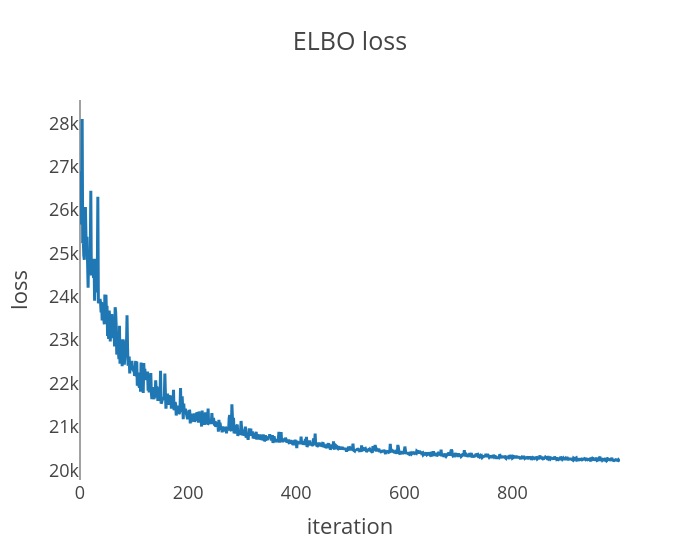
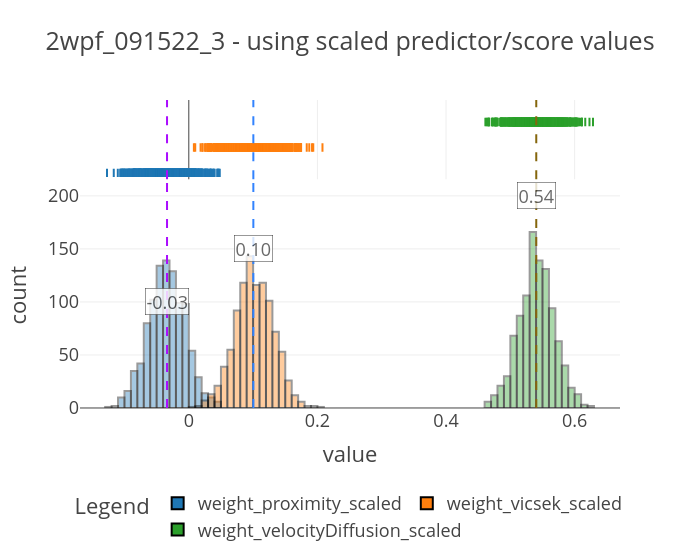
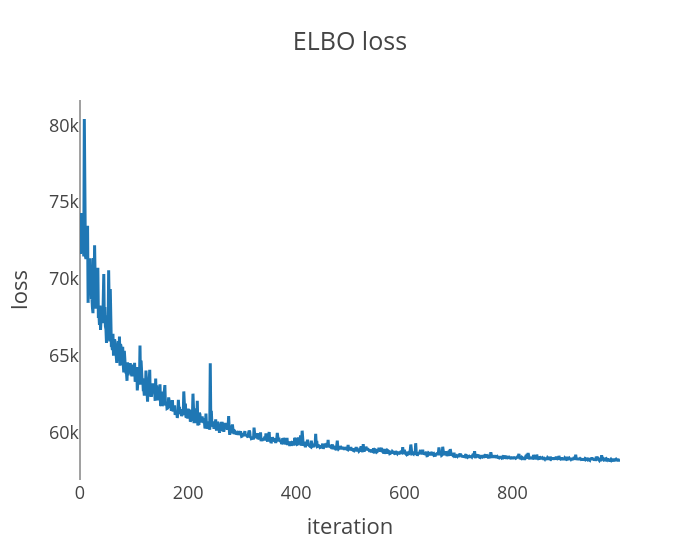
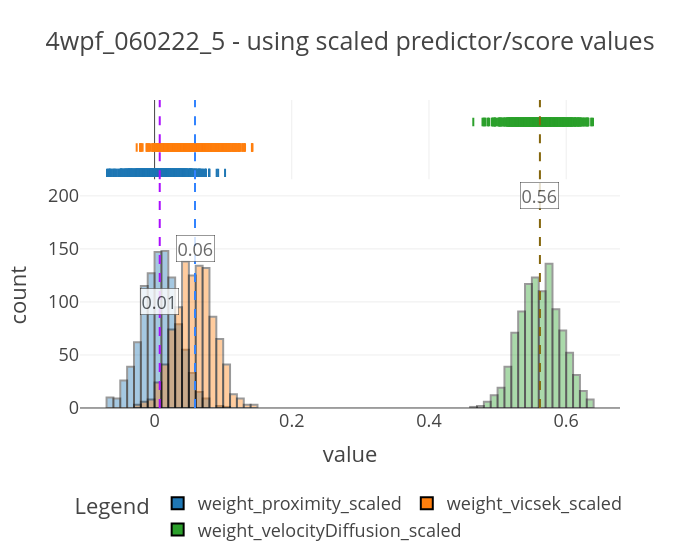

Notebook source saved alongside these figures, in order:
### Code cell
for exp in exp_names:
    print("-"*50)
    print(f"Starting inference : {exp}")
    print("-"*50)
    predictors, score = get_tensors_for_inference(
        exp_wise_derivedDF[exp], predictor_names=predictor_names, score_names=score_names
    )
    plot_density(predictors, score, exp)
    
    model = FishModel(predictors, score)
    guide, samples = run_svi_and_get_samples(
        model, predictors, score, verbose=True, num_samples=1000, num_svi_iters=1000
    )
    ft.plot_coefs(samples, f"{exp} - using scaled predictor/score values", nbins=100)

    evaluate_performance(
        model, guide, predictors, score, num_samples=100, sampling_fraction=0.5
    )

    #save samples to dict
    coefficients_scaled[exp] = samples

### Figure 1 — Plotly figure (JSON) as saved in the notebook; plotly's stock layout.template omitted (floating-point values rounded to 4 significant figures; data arrays with more than 128 entries replaced by an {"elided": "..."} marker saying what was removed)
{"data": [{"hovertemplate": "x=%{x}<br>y=%{y}<extra></extra>", "legendgroup": "", "line": {"color": "#1F77B4", "dash": "solid"}, "marker": {"symbol": "circle"}, "mode": "lines", "name": "", "orientation": "v", "showlegend": false, "type": "scatter", "x": {"elided": "1000 int values"}, "xaxis": "x", "y": {"elided": "1000 float values"}, "yaxis": "y"}], "layout": {"legend": {"tracegroupgap": 0}, "title": {"text": "ELBO loss"}, "width": 700, "xaxis": {"anchor": "y", "domain": [0, 1], "showgrid": false, "title": {"text": "iteration"}}, "yaxis": {"anchor": "x", "domain": [0, 1], "showgrid": false, "title": {"text": "loss"}}}}

### Figure 2 — Plotly figure (JSON) as saved in the notebook; plotly's stock layout.template omitted (floating-point values rounded to 4 significant figures; data arrays with more than 128 entries replaced by an {"elided": "..."} marker saying what was removed)
{"data": [{"alignmentgroup": "True", "bingroup": "x", "hovertemplate": "coefficient=weight_proximity_scaled<br>value=%{x}<br>count=%{y}<extra></extra>", "legendgroup": "weight_proximity_scaled", "marker": {"color": "#1F77B4", "line": {"color": "Black", "width": 2}, "opacity": 0.4, "pattern": {"shape": ""}}, "name": "weight_proximity_scaled", "nbinsx": 100, "offsetgroup": "weight_proximity_scaled", "orientation": "v", "showlegend": true, "type": "histogram", "x": {"elided": "1000 float values"}, "xaxis": "x", "yaxis": "y"}, {"alignmentgroup": "True", "boxpoints": "all", "fillcolor": "rgba(255,255,255,0)", "hoveron": "points", "hovertemplate": "coefficient=weight_proximity_scaled<br>value=%{x}<extra></extra>", "jitter": 0, "legendgroup": "weight_proximity_scaled", "line": {"color": "rgba(255,255,255,0)"}, "marker": {"color": "#1F77B4", "line": {"color": "Black", "width": 2}, "symbol": "line-ns-open"}, "name": "weight_proximity_scaled", "offsetgroup": "weight_proximity_scaled", "showlegend": false, "type": "box", "x": {"elided": "1000 float values"}, "xaxis": "x2", "yaxis": "y2"}, {"alignmentgroup": "True", "bingroup": "x", "hovertemplate": "coefficient=weight_vicsek_scaled<br>value=%{x}<br>count=%{y}<extra></extra>", "legendgroup": "weight_vicsek_scaled", "marker": {"color": "#FF7F0E", "line": {"color": "Black", "width": 2}, "opacity": 0.4, "pattern": {"shape": ""}}, "name": "weight_vicsek_scaled", "nbinsx": 100, "offsetgroup": "weight_vicsek_scaled", "orientation": "v", "showlegend": true, "type": "histogram", "x": {"elided": "1000 float values"}, "xaxis": "x", "yaxis": "y"}, {"alignmentgroup": "True", "boxpoints": "all", "fillcolor": "rgba(255,255,255,0)", "hoveron": "points", "hovertemplate": "coefficient=weight_vicsek_scaled<br>value=%{x}<extra></extra>", "jitter": 0, "legendgroup": "weight_vicsek_scaled", "line": {"color": "rgba(255,255,255,0)"}, "marker": {"color": "#FF7F0E", "line": {"color": "Black", "width": 2}, "symbol": "line-ns-open"}, "name": "weight_vicsek_scaled", "offsetgroup": "weight_vicsek_scaled", "showlegend": false, "type": "box", "x": {"elided": "1000 float values"}, "xaxis": "x2", "yaxis": "y2"}, {"alignmentgroup": "True", "bingroup": "x", "hovertemplate": "coefficient=weight_velocityDiffusion_scaled<br>value=%{x}<br>count=%{y}<extra></extra>", "legendgroup": "weight_velocityDiffusion_scaled", "marker": {"color": "#2CA02C", "line": {"color": "Black", "width": 2}, "opacity": 0.4, "pattern": {"shape": ""}}, "name": "weight_velocityDiffusion_scaled", "nbinsx": 100, "offsetgroup": "weight_velocityDiffusion_scaled", "orientation": "v", "showlegend": true, "type": "histogram", "x": {"elided": "1000 float values"}, "xaxis": "x", "yaxis": "y"}, {"alignmentgroup": "True", "boxpoints": "all", "fillcolor": "rgba(255,255,255,0)", "hoveron": "points", "hovertemplate": "coefficient=weight_velocityDiffusion_scaled<br>value=%{x}<extra></extra>", "jitter": 0, "legendgroup": "weight_velocityDiffusion_scaled", "line": {"color": "rgba(255,255,255,0)"}, "marker": {"color": "#2CA02C", "line": {"color": "Black", "width": 2}, "symbol": "line-ns-open"}, "name": "weight_velocityDiffusion_scaled", "offsetgroup": "weight_velocityDiffusion_scaled", "showlegend": false, "type": "box", "x": {"elided": "1000 float values"}, "xaxis": "x2", "yaxis": "y2"}], "layout": {"annotations": [{"bgcolor": "white", "bordercolor": "black", "borderwidth": 0.5, "opacity": 0.8, "showarrow": false, "text": "-0.03", "x": -0.03384, "y": 100}, {"bgcolor": "white", "bordercolor": "black", "borderwidth": 0.5, "opacity": 0.8, "showarrow": false, "text": "0.10", "x": 0.1004, "y": 150}, {"bgcolor": "white", "bordercolor": "black", "borderwidth": 0.5, "opacity": 0.8, "showarrow": false, "text": "0.54", "x": 0.5403, "y": 200}], "barmode": "overlay", "legend": {"orientation": "h", "title": {"text": "Legend"}, "tracegroupgap": 0, "x": 0.5, "xanchor": "center", "y": -0.25, "yanchor": "top"}, "shapes": [{"line": {"color": "#AA0DFE", "dash": "dash"}, "name": "Median (-0.03384251147508621)", "type": "line", "x0": -0.03384, "x1": -0.03384, "xref": "x", "y0": 0, "y1": 1, "yref": "y domain"}, {"line": {"color": "#AA0DFE", "dash": "dash"}, "name": "Median (-0.03384251147508621)", "type": "line", "x0": -0.03384, "x1": -0.03384, "xref": "x2", "y0": 0, "y1": 1, "yref": "y2 domain"}, {"line": {"color": "#3283FE", "dash": "dash"}, "name": "Median (0.1003759354352951)", "type": "line", "x0": 0.1004, "x1": 0.1004, "xref": "x", "y0": 0, "y1": 1, "yref": "y domain"}, {"line": {"color": "#3283FE", "dash": "dash"}, "name": "Median (0.1003759354352951)", "type": "line", "x0": 0.1004, "x1": 0.1004, "xref": "x2", "y0": 0, "y1": 1, "yref": "y2 domain"}, {"line": {"color": "#85660D", "dash": "dash"}, "name": "Median (0.5402752161026001)", "type": "line", "x0": 0.5403, "x1": 0.5403, "xref": "x", "y0": 0, "y1": 1, "yref": "y domain"}, {"line": {"color": "#85660D", "dash": "dash"}, "name": "Median (0.5402752161026001)", "type": "line", "x0": 0.5403, "x1": 0.5403, "xref": "x2", "y0": 0, "y1": 1, "yref": "y2 domain"}], "title": {"text": "2wpf_091522_3 - using scaled predictor/score values"}, "width": 700, "xaxis": {"anchor": "y", "domain": [0, 1], "title": {"text": "value"}}, "xaxis2": {"anchor": "y2", "domain": [0, 1], "matches": "x", "showgrid": true, "showticklabels": false}, "yaxis": {"anchor": "x", "domain": [0, 0.7326], "title": {"text": "count"}}, "yaxis2": {"anchor": "x2", "domain": [0.7426, 1], "matches": "y2", "showgrid": false, "showline": false, "showticklabels": false, "ticks": ""}}}

### Figure 3 — Plotly figure (JSON) as saved in the notebook; plotly's stock layout.template omitted (floating-point values rounded to 4 significant figures; data arrays with more than 128 entries replaced by an {"elided": "..."} marker saying what was removed)
{"data": [{"hovertemplate": "x=%{x}<br>y=%{y}<extra></extra>", "legendgroup": "", "line": {"color": "#1F77B4", "dash": "solid"}, "marker": {"symbol": "circle"}, "mode": "lines", "name": "", "orientation": "v", "showlegend": false, "type": "scatter", "x": {"elided": "1000 int values"}, "xaxis": "x", "y": {"elided": "1000 float values"}, "yaxis": "y"}], "layout": {"legend": {"tracegroupgap": 0}, "title": {"text": "ELBO loss"}, "width": 700, "xaxis": {"anchor": "y", "domain": [0, 1], "showgrid": false, "title": {"text": "iteration"}}, "yaxis": {"anchor": "x", "domain": [0, 1], "showgrid": false, "title": {"text": "loss"}}}}

### Figure 4 — Plotly figure (JSON) as saved in the notebook; plotly's stock layout.template omitted (floating-point values rounded to 4 significant figures; data arrays with more than 128 entries replaced by an {"elided": "..."} marker saying what was removed)
{"data": [{"alignmentgroup": "True", "bingroup": "x", "hovertemplate": "coefficient=weight_proximity_scaled<br>value=%{x}<br>count=%{y}<extra></extra>", "legendgroup": "weight_proximity_scaled", "marker": {"color": "#1F77B4", "line": {"color": "Black", "width": 2}, "opacity": 0.4, "pattern": {"shape": ""}}, "name": "weight_proximity_scaled", "nbinsx": 100, "offsetgroup": "weight_proximity_scaled", "orientation": "v", "showlegend": true, "type": "histogram", "x": {"elided": "1000 float values"}, "xaxis": "x", "yaxis": "y"}, {"alignmentgroup": "True", "boxpoints": "all", "fillcolor": "rgba(255,255,255,0)", "hoveron": "points", "hovertemplate": "coefficient=weight_proximity_scaled<br>value=%{x}<extra></extra>", "jitter": 0, "legendgroup": "weight_proximity_scaled", "line": {"color": "rgba(255,255,255,0)"}, "marker": {"color": "#1F77B4", "line": {"color": "Black", "width": 2}, "symbol": "line-ns-open"}, "name": "weight_proximity_scaled", "offsetgroup": "weight_proximity_scaled", "showlegend": false, "type": "box", "x": {"elided": "1000 float values"}, "xaxis": "x2", "yaxis": "y2"}, {"alignmentgroup": "True", "bingroup": "x", "hovertemplate": "coefficient=weight_vicsek_scaled<br>value=%{x}<br>count=%{y}<extra></extra>", "legendgroup": "weight_vicsek_scaled", "marker": {"color": "#FF7F0E", "line": {"color": "Black", "width": 2}, "opacity": 0.4, "pattern": {"shape": ""}}, "name": "weight_vicsek_scaled", "nbinsx": 100, "offsetgroup": "weight_vicsek_scaled", "orientation": "v", "showlegend": true, "type": "histogram", "x": {"elided": "1000 float values"}, "xaxis": "x", "yaxis": "y"}, {"alignmentgroup": "True", "boxpoints": "all", "fillcolor": "rgba(255,255,255,0)", "hoveron": "points", "hovertemplate": "coefficient=weight_vicsek_scaled<br>value=%{x}<extra></extra>", "jitter": 0, "legendgroup": "weight_vicsek_scaled", "line": {"color": "rgba(255,255,255,0)"}, "marker": {"color": "#FF7F0E", "line": {"color": "Black", "width": 2}, "symbol": "line-ns-open"}, "name": "weight_vicsek_scaled", "offsetgroup": "weight_vicsek_scaled", "showlegend": false, "type": "box", "x": {"elided": "1000 float values"}, "xaxis": "x2", "yaxis": "y2"}, {"alignmentgroup": "True", "bingroup": "x", "hovertemplate": "coefficient=weight_velocityDiffusion_scaled<br>value=%{x}<br>count=%{y}<extra></extra>", "legendgroup": "weight_velocityDiffusion_scaled", "marker": {"color": "#2CA02C", "line": {"color": "Black", "width": 2}, "opacity": 0.4, "pattern": {"shape": ""}}, "name": "weight_velocityDiffusion_scaled", "nbinsx": 100, "offsetgroup": "weight_velocityDiffusion_scaled", "orientation": "v", "showlegend": true, "type": "histogram", "x": {"elided": "1000 float values"}, "xaxis": "x", "yaxis": "y"}, {"alignmentgroup": "True", "boxpoints": "all", "fillcolor": "rgba(255,255,255,0)", "hoveron": "points", "hovertemplate": "coefficient=weight_velocityDiffusion_scaled<br>value=%{x}<extra></extra>", "jitter": 0, "legendgroup": "weight_velocityDiffusion_scaled", "line": {"color": "rgba(255,255,255,0)"}, "marker": {"color": "#2CA02C", "line": {"color": "Black", "width": 2}, "symbol": "line-ns-open"}, "name": "weight_velocityDiffusion_scaled", "offsetgroup": "weight_velocityDiffusion_scaled", "showlegend": false, "type": "box", "x": {"elided": "1000 float values"}, "xaxis": "x2", "yaxis": "y2"}], "layout": {"annotations": [{"bgcolor": "white", "bordercolor": "black", "borderwidth": 0.5, "opacity": 0.8, "showarrow": false, "text": "0.01", "x": 0.007512, "y": 100}, {"bgcolor": "white", "bordercolor": "black", "borderwidth": 0.5, "opacity": 0.8, "showarrow": false, "text": "0.06", "x": 0.05893, "y": 150}, {"bgcolor": "white", "bordercolor": "black", "borderwidth": 0.5, "opacity": 0.8, "showarrow": false, "text": "0.56", "x": 0.5617, "y": 200}], "barmode": "overlay", "legend": {"orientation": "h", "title": {"text": "Legend"}, "tracegroupgap": 0, "x": 0.5, "xanchor": "center", "y": -0.25, "yanchor": "top"}, "shapes": [{"line": {"color": "#AA0DFE", "dash": "dash"}, "name": "Median (0.007512248121201992)", "type": "line", "x0": 0.007512, "x1": 0.007512, "xref": "x", "y0": 0, "y1": 1, "yref": "y domain"}, {"line": {"color": "#AA0DFE", "dash": "dash"}, "name": "Median (0.007512248121201992)", "type": "line", "x0": 0.007512, "x1": 0.007512, "xref": "x2", "y0": 0, "y1": 1, "yref": "y2 domain"}, {"line": {"color": "#3283FE", "dash": "dash"}, "name": "Median (0.0589272677898407)", "type": "line", "x0": 0.05893, "x1": 0.05893, "xref": "x", "y0": 0, "y1": 1, "yref": "y domain"}, {"line": {"color": "#3283FE", "dash": "dash"}, "name": "Median (0.0589272677898407)", "type": "line", "x0": 0.05893, "x1": 0.05893, "xref": "x2", "y0": 0, "y1": 1, "yref": "y2 domain"}, {"line": {"color": "#85660D", "dash": "dash"}, "name": "Median (0.561698317527771)", "type": "line", "x0": 0.5617, "x1": 0.5617, "xref": "x", "y0": 0, "y1": 1, "yref": "y domain"}, {"line": {"color": "#85660D", "dash": "dash"}, "name": "Median (0.561698317527771)", "type": "line", "x0": 0.5617, "x1": 0.5617, "xref": "x2", "y0": 0, "y1": 1, "yref": "y2 domain"}], "title": {"text": "4wpf_060222_5 - using scaled predictor/score values"}, "width": 700, "xaxis": {"anchor": "y", "domain": [0, 1], "title": {"text": "value"}}, "xaxis2": {"anchor": "y2", "domain": [0, 1], "matches": "x", "showgrid": true, "showticklabels": false}, "yaxis": {"anchor": "x", "domain": [0, 0.7326], "title": {"text": "count"}}, "yaxis2": {"anchor": "x2", "domain": [0.7426, 1], "matches": "y2", "showgrid": false, "showline": false, "showticklabels": false, "ticks": ""}}}
